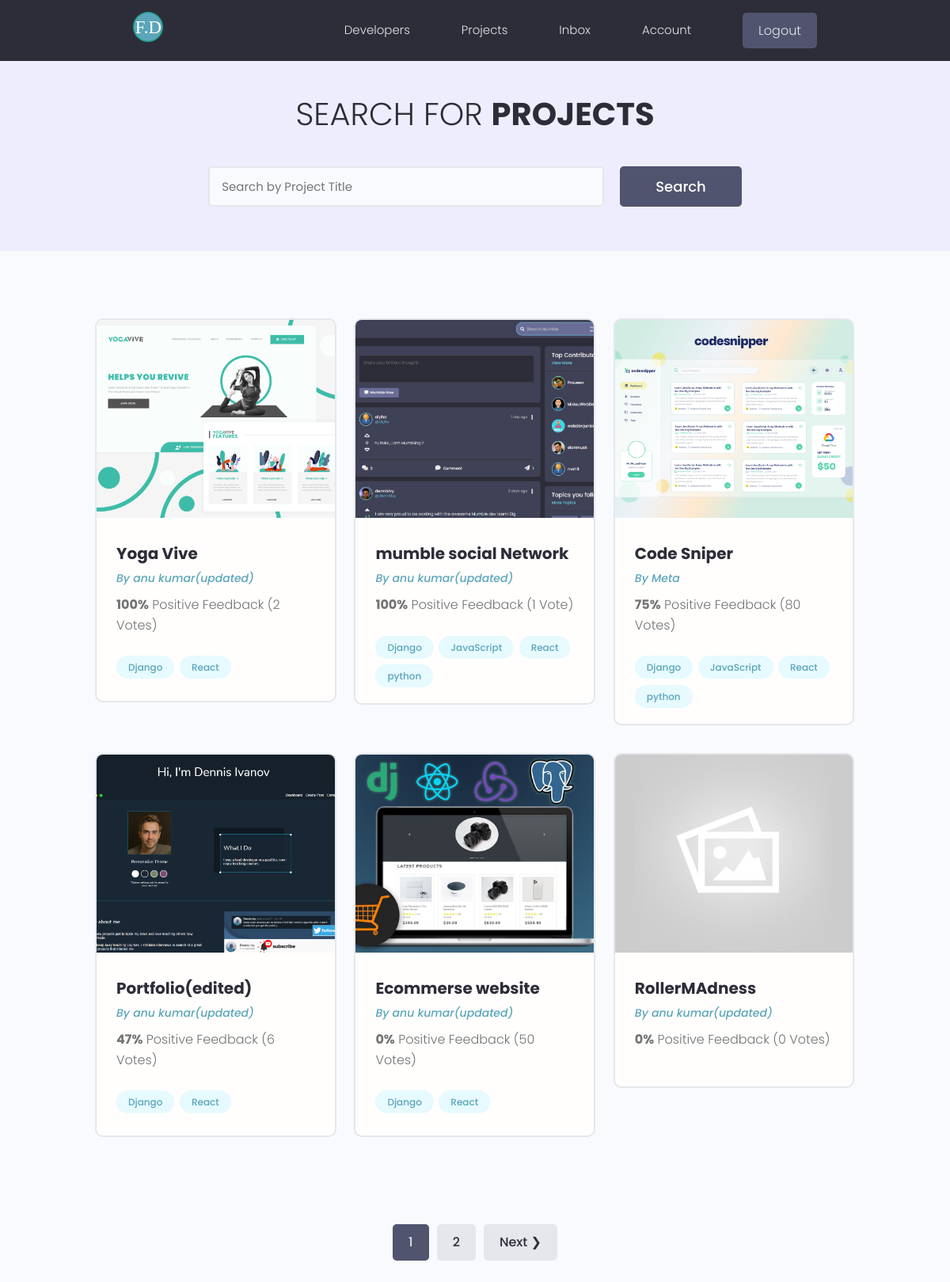
Page /projects/ (signed in) on the committed database.
### projects/models.py (models this page shows, shortened)
class Project(models.Model):
    owner =models.ForeignKey(Profiles, null=True , blank= True , on_delete=models.CASCADE)
    title = models.CharField(max_length=200)
    description = models.TextField(null=True,blank=True)
    featured_image=models.ImageField(null=True,blank=True,default='default.jpg')
    demo_link = models.CharField(max_length=2000 , null=True , blank=True)
    source_link = models.CharField(max_length=2000,null=True,blank=True)
    tags=models.ManyToManyField('Tag',blank=True)
    vote_total = models.IntegerField(default=0 ,null= True,blank=True)
    vote_ratio = models.IntegerField(default=0 ,null= True,blank=True)
    created = models.DateTimeField(auto_now_add=True)
    id = models.UUIDField(default=uuid.uuid4,unique=True,primary_key=True,editable=False)
    class Meta:
        ordering=['-vote_ratio','-vote_total','title']
    @property
    def imageURL(self):
        try:
            url = self.featured_image.url
        except:
            url=""
        return url

class Tag(models.Model):
    name= models.CharField(max_length=200)
    created = models.DateTimeField(auto_now_add=True)
    id = models.UUIDField(default=uuid.uuid4,unique=True,
                          primary_key=True,editable=False)
    def __str__(self):
        return self.name

### users/models.py (models this page shows, shortened)
class Profiles(models.Model):
    user = models.OneToOneField(User , on_delete = models.CASCADE ,null= True , blank=True)
    name = models.CharField(max_length=200 , blank=True ,null=True)
    email = models.EmailField(max_length=500 ,blank=True, null=True)
    username = models.CharField(max_length=200 , blank=True ,null=True)
    location = models.CharField(max_length=200 , blank=True ,null=True)
    short_intro = models.CharField(max_length=200 , blank=True ,null=True)
    bio = models.TextField(blank=True, null=True)
    profile_image = models.ImageField(null=True, blank =True ,upload_to ='profiles/',default='profiles/user-default.png')
    social_github = models.CharField(max_length=200,blank=True,null=True)
    social_twitter = models.CharField(max_length=200,blank=True,null=True)
    social_linkdin = models.CharField(max_length=200,blank=True,null=True)
    social_youtube = models.CharField(max_length=200,blank=True,null=True)
    social_website = models.CharField(max_length=200,blank=True,null=True)
    created = models.DateTimeField(auto_now_add=True)
    id = models.UUIDField(default=uuid.uuid4,unique=True,primary_key=True,editable=False)
    class Meta:
        ordering=['created']

### projects/views.py (the view)
# urls.py: path('projects/',include('projects.urls')),
def projects(request):
    projects ,search_query = searchProjects(request)
    custom_range , projects = paginateProjects(request,projects,6)
    context ={'projects':projects , 'search_query':search_query,'custom_range':custom_range}
    return render(request, 'projects/projects.html' , context)

### projects/utils.py (called while the page is built)
def paginateProjects(request , projects,results):
    page = request.GET.get('page')
    paginator = Paginator(projects,results)
    try:
        projects =paginator.page(page)
    except PageNotAnInteger:
        page=1
        projects = paginator.page(page)
    except EmptyPage:
        page  = paginator.num_pages
        projects=paginator.page(page)
    leftIndex = (int(page) - 4)
    if leftIndex <1:
        leftIndex=1
    rightIndex = (int(page) +5)
    if rightIndex > paginator.num_pages:
        rightIndex = paginator.num_pages + 1
    custom_range = range(leftIndex,rightIndex )
    return custom_range , projects

def searchProjects(request):
    search_query = ''
    if request.GET.get('search_query'):
        search_query = request.GET.get('search_query')
    tags = Tag.objects.filter(name__icontains=search_query)
    projects = Project.objects.distinct().filter(
        Q(title__icontains=search_query)|
        Q(description__icontains=search_query)|
        Q(owner__name__icontains=search_query)|
        Q(tags__in=tags)
    )
    return projects , search_query

### projects/templates/projects/projects.html (shortened to what this page needs)
{%extends 'main.html'%}
{%block content%}
  <main class="projects">
    <section class="hero-section text-center">
      <div class="container container--narrow">
        <div class="hero-section__box">
          <h2>Search for <span>Projects</span></h2>
        </div>
        <div class="hero-section__search">
          <form class="form" id="searchForm" action="{% url 'projects' %}" method="get">
            <div class="form__field">
              <input class="input input--text" id="formInput#search" type="text" name="search_query"
                placeholder="Search by Project Title" value="{{search_query}}" />
            </div>
            <input class="btn btn--sub btn--lg" type="submit" value="Search" />
          </form>
        </div>
      </div>
    </section>
    <section class="projectsList">
      <div class="container">
        <div class="grid grid--three">
        {% for project in projects %}
          <div class="column">
            <div class="card project">
              <a href="{% url 'project' project.id %}" class="project">
                <img class="project__thumbnail" src="{{project.imageURL}}" alt="project thumbnail" />
                <div class="card__body">
                  <h3 class="project__title">{{project.title}}</h3>
                  <p><a class="project__author" href="{% url 'user-profile' project.owner.id %}">By {{project.owner.name}} </a></p>
                  <p class="project--rating">
                    <span style="font-weight: bold;">{{project.vote_ratio}}%</span> Positive
                    Feedback ({{project.vote_total}} Vote{{project.vote_total|pluralize:"s"}})
                  </p>
                  <div class="project__tags">
                      {% for tag in project.tags.all %}
                    <span class="tag tag--pill tag--main">
                      <small>{{tag}}</small>
                    </span>
                    {% endfor %}
                  </div>
                </div>
              </a>
            </div>
          </div>
          {% endfor %}
        </div>
      </div>
    </section>
{% include 'pagination.html' with queryset=projects custom_range=custom_range %}
  </main>
{%endblock content%}

### static/styles/app.css (style rules this page uses)
:root { --color-sub: #2d2d39; }
.btn--sub { background-color: var(--color-sub-light); }
.card { border: 2px solid var(--color-light); }
img { width: 100%; }
.hero-section { height: 40vh; display: flex; align-items: center; background-color: var(--color-sub); }
.hero-section__box { margin-bottom: 4rem; }
.hero-section__box > h2, .hero-section__box > h2 > span { font-size: 4rem; color: var(--color-light); line-height: 1.3; text-transform: uppercase; }
.hero-section__box > h2 { font-weight: 300; }
.hero-section__box > h2 > span { font-weight: 700; }
.hero-section__search > .form { display: flex; align-items: center; justify-content: center; gap: 2rem; }
.hero-section__search > .form input.input--text { width: 50rem; }
.project__author { font-size: 1.4rem; font-style: italic; }
.project--rating { margin-bottom: 1.6em; margin-top: .5em; }
.projects > .hero-section { background: var(--color-sub-lighter); height: 30vh; }
.projects .hero-section__box { margin-bottom: 2.5rem; }
.projects .hero-section__box > h2 { color: var(--color-sub); }
.projects .hero-section__box > h2 > span { font-weight: 700; color: var(--color-sub); }
.projectsList { margin-top: 8rem; }
.project__thumbnail { height: 25rem; object-fit: cover; object-position: top center; }
.project__title { font-size: 2rem; font-weight: 700; color: var(--color-sub); }

### static/uikit/styles/modules/_variables.css (style rules this page uses)
:root { --color-main: #5aa5b9; --color-main-light: #e6faff; --color-sub: #3f4156; --color-sub-light: #51546e; --color-sub-lighter: #ededfd; --color-text: #737373; --color-gray: #8b8b8b; --color-light: #e5e7eb; --color-light-gray: #767676; --color-bg: #f8fafd; --color-white: #fffefd; --color-white-light: #f3f3f3; --color-success: #359e64; --color-success-bg: #def8e8; --color-error: #fc4b0b; --color-error-bg: #fff2ee; --font-base: 'Poppins', arial, helvetica, 'Segoe UI', roboto, ubuntu, sans-serif; --font-monospace: 'Fira Code', 'Courier New', courier, monospace; --font-regular: 300; --font-medium: 500; --font-bold: 700; --generic-shadow: 1px 1px 5px #00000010; --generic-transition: all 0.3s ease-in-out; }

### static/uikit/styles/modules/_base.css (style rules this page uses)
* { margin: 0; padding: 0; box-sizing: border-box; text-rendering: optimizeLegibility; color: inherit; font-size: inherit; }
html { font-size: 50%; }
@media only screen and (min-width: 480px) { html { font-size: 56.25%; } }
@media only screen and (min-width: 1200px) { html { font-size: 62.5%; } }
body { line-height: 1.6; font-weight: 400; font-size: 1.5rem; color: var(--color-text); background-color: var(--color-bg); min-height: 100vh; }

### static/uikit/styles/modules/_typography.css (style rules this page uses)
* { font-family: var(--font-base); }
h2 { font-size: 3.6rem; font-weight: var(--font-bold); }
h3 { font-size: 3.2rem; font-weight: var(--font-medium); }
p, span, strong { font-size: 1.6rem; color: var(--color-text); font-weight: var(--font-regular); }
a { padding-bottom: 2px; text-decoration: none; display: inline-block; color: var(--color-main); font-weight: var(--font-medium); }

### static/uikit/styles/modules/_utilities.css (style rules this page uses)
.container { width: 92%; max-width: 165rem; margin: 0 auto; box-sizing: border-box; }
.container--narrow { width: 92%; max-width: 120rem; }
@media screen and (min-width: 1000px) { .container { width: 90%; } }
@media screen and (min-width: 1000px) { .container--narrow { width: 85%; } }
@media screen and (min-width: 1200px) { .container { width: 80%; } }
@media screen and (min-width: 1200px) { .container--narrow { width: 72%; } }
.text-center { text-align: center; }

### static/uikit/styles/modules/_button.css (style rules this page uses)
.btn { display: inline-block; position: relative; cursor: pointer; background-color: var(--color-light); font-weight: var(--font-medium); color: var(--color-sub); text-decoration: none; padding: 1rem 2rem; border-radius: 0.5rem; border: none; width: -webkit-fit-content; width: -moz-fit-content; width: fit-content; height: -webkit-fit-content; height: -moz-fit-content; height: fit-content; font-size: 1.6rem; outline-width: 0; outline-color: transparent; -webkit-backface-visibility: hidden; backface-visibility: hidden; transition: all 0.3s ease-in-out; }
.btn--sub { background-color: var(--color-sub); color: var(--color-white); }
.btn--lg { font-size: 1.8rem; padding: 1.2rem 4.5rem; }

### static/uikit/styles/modules/_card.css (style rules this page uses)
.card { border-radius: 1rem; background-color: var(--color-white); border: 1.5px solid var(--color-light); width: auto; height: auto; margin-top: 0.5rem; margin-bottom: 0.5rem; overflow: hidden; }
.card__body, .card__header { padding: 2rem 2.5rem; }

### rows in the picture
Project: imageURL (picture), title "Yoga Vive", owner.name "anu kumar(updated)", vote_ratio "100", vote_total "2"
Tag: name "Django"
Tag: name "React"
Project: imageURL (picture), title "mumble social Network", owner.name "anu kumar(updated)", vote_ratio "100", vote_total "1"
Tag: name "JavaScript"
Tag: name "python"
Project: imageURL (picture), title "Code Sniper", owner.name "Meta", vote_ratio "75", vote_total "80"
Project: imageURL (picture), title "Portfolio(edited)", owner.name "anu kumar(updated)", vote_ratio "47", vote_total "6"
Project: imageURL (picture), title "Ecommerse website", owner.name "anu kumar(updated)", vote_ratio "0", vote_total "50"
Project: imageURL (placeholder picture), title "RollerMAdness", owner.name "anu kumar(updated)", vote_ratio "0", vote_total "0"

### other values in the picture
{{ page }} "1"
{{ page }} "2"
